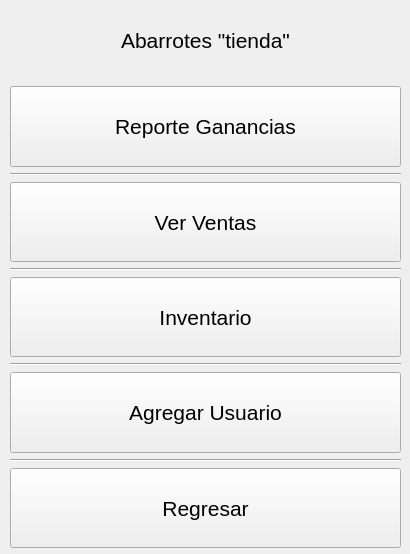
<?xml version="1.0" encoding="UTF-8"?>
<ui version="4.0">
 <class>Menu</class>
 <widget class="QWidget" name="Menu">
  <property name="geometry">
   <rect>
    <x>0</x>
    <y>0</y>
    <width>410</width>
    <height>554</height>
   </rect>
  </property>
  <property name="windowTitle">
   <string>Form</string>
  </property>
  <widget class="QWidget" name="verticalLayoutWidget">
   <property name="geometry">
    <rect>
     <x>10</x>
     <y>0</y>
     <width>391</width>
     <height>548</height>
    </rect>
   </property>
   <layout class="QVBoxLayout" name="verticalLayout">
    <item>
     <widget class="QLabel" name="label">
      <property name="minimumSize">
       <size>
        <width>350</width>
        <height>80</height>
       </size>
      </property>
      <property name="maximumSize">
       <size>
        <width>550</width>
        <height>120</height>
       </size>
      </property>
      <property name="font">
       <font>
        <pointsize>16</pointsize>
       </font>
      </property>
      <property name="text">
       <string>Abarrotes &quot;tienda&quot;</string>
      </property>
      <property name="alignment">
       <set>Qt::AlignCenter</set>
      </property>
     </widget>
    </item>
    <item>
     <widget class="QPushButton" name="btnGanancias">
      <property name="minimumSize">
       <size>
        <width>350</width>
        <height>80</height>
       </size>
      </property>
      <property name="maximumSize">
       <size>
        <width>550</width>
        <height>120</height>
       </size>
      </property>
      <property name="font">
       <font>
        <pointsize>16</pointsize>
       </font>
      </property>
      <property name="text">
       <string>Reporte Ganancias</string>
      </property>
     </widget>
    </item>
    <item>
     <widget class="Line" name="line_4">
      <property name="orientation">
       <enum>Qt::Horizontal</enum>
      </property>
     </widget>
    </item>
    <item>
     <widget class="QPushButton" name="btnVentas">
      <property name="minimumSize">
       <size>
        <width>350</width>
        <height>80</height>
       </size>
      </property>
      <property name="maximumSize">
       <size>
        <width>550</width>
        <height>120</height>
       </size>
      </property>
      <property name="font">
       <font>
        <pointsize>16</pointsize>
       </font>
      </property>
      <property name="text">
       <string>Ver Ventas</string>
      </property>
     </widget>
    </item>
    <item>
     <widget class="Line" name="line_3">
      <property name="orientation">
       <enum>Qt::Horizontal</enum>
      </property>
     </widget>
    </item>
    <item>
     <widget class="QPushButton" name="btnInventario">
      <property name="minimumSize">
       <size>
        <width>350</width>
        <height>80</height>
       </size>
      </property>
      <property name="maximumSize">
       <size>
        <width>550</width>
        <height>120</height>
       </size>
      </property>
      <property name="font">
       <font>
        <pointsize>16</pointsize>
       </font>
      </property>
      <property name="text">
       <string>Inventario</string>
      </property>
     </widget>
    </item>
    <item>
     <widget class="Line" name="line_2">
      <property name="orientation">
       <enum>Qt::Horizontal</enum>
      </property>
     </widget>
    </item>
    <item>
     <widget class="QPushButton" name="btnUsuarios">
      <property name="minimumSize">
       <size>
        <width>350</width>
        <height>80</height>
       </size>
      </property>
      <property name="maximumSize">
       <size>
        <width>550</width>
        <height>120</height>
       </size>
      </property>
      <property name="font">
       <font>
        <pointsize>16</pointsize>
       </font>
      </property>
      <property name="text">
       <string>Agregar Usuario</string>
      </property>
     </widget>
    </item>
    <item>
     <widget class="Line" name="line">
      <property name="orientation">
       <enum>Qt::Horizontal</enum>
      </property>
     </widget>
    </item>
    <item>
     <widget class="QPushButton" name="btnRegresar">
      <property name="minimumSize">
       <size>
        <width>350</width>
        <height>80</height>
       </size>
      </property>
      <property name="maximumSize">
       <size>
        <width>550</width>
        <height>120</height>
       </size>
      </property>
      <property name="font">
       <font>
        <pointsize>16</pointsize>
       </font>
      </property>
      <property name="text">
       <string>Regresar</string>
      </property>
     </widget>
    </item>
   </layout>
  </widget>
 </widget>
 <resources/>
 <connections/>
</ui>
